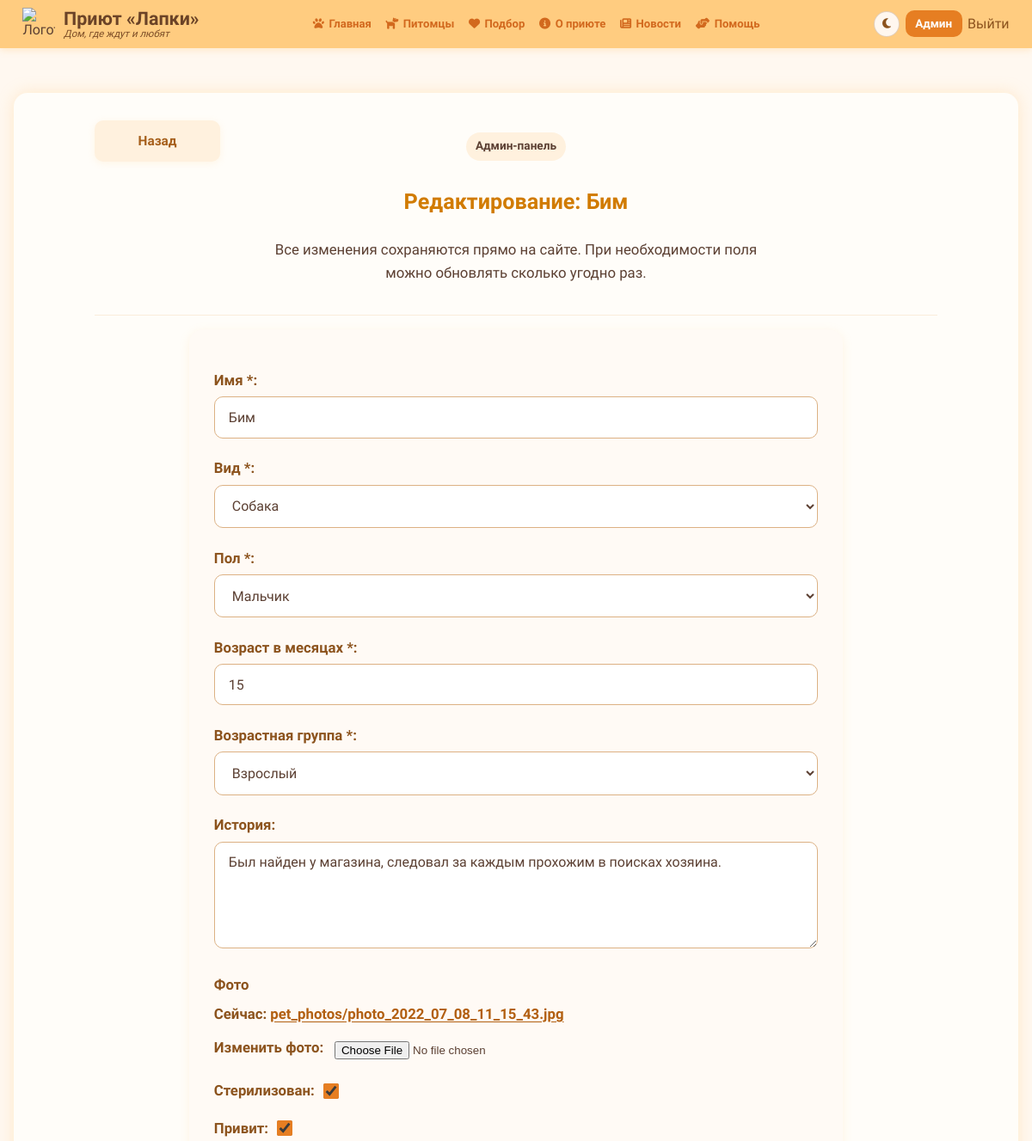
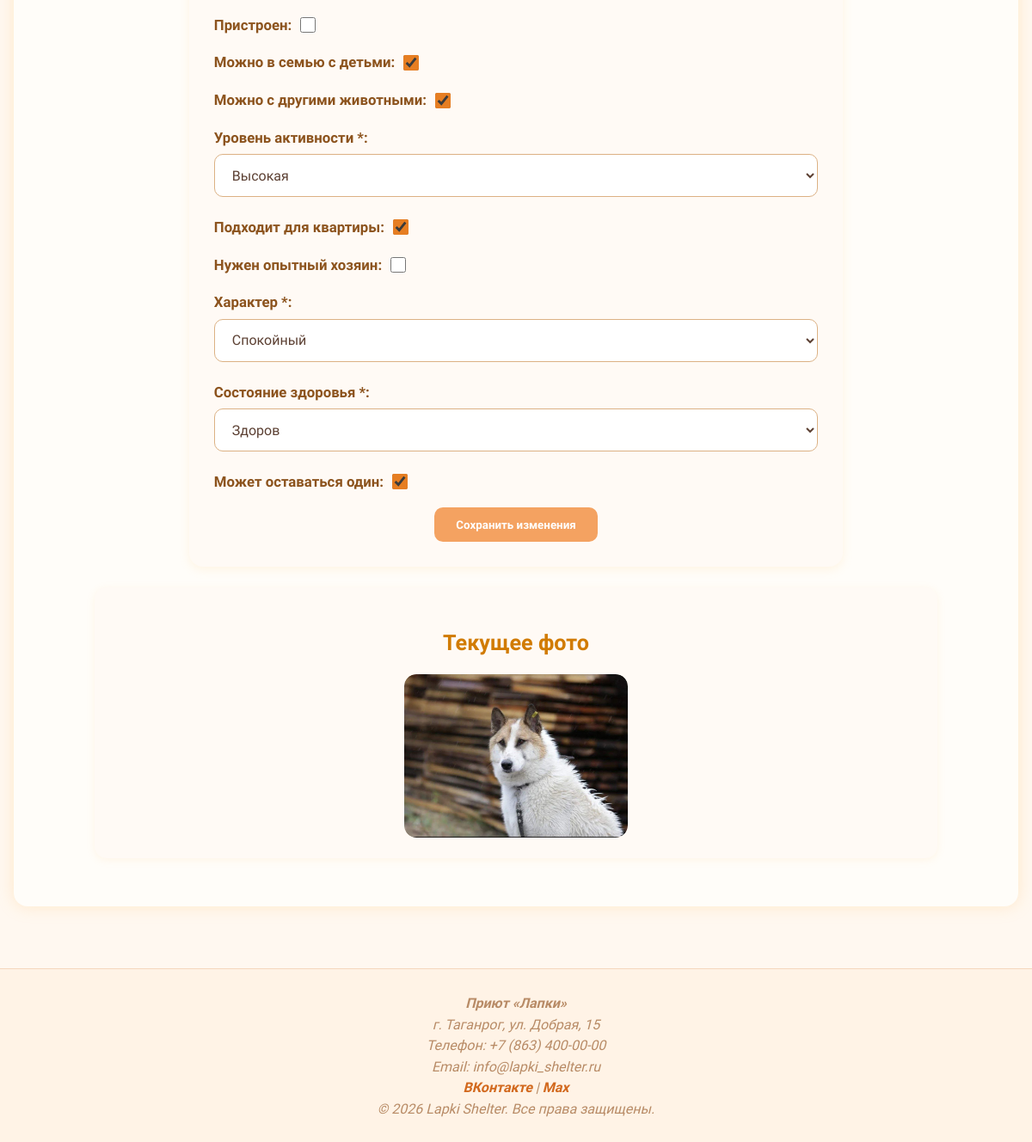
Screenshot of /dashboard/admin/pets/3/edit/ (signed in) with the database file from the repository (2 pictures, top to bottom).
### shelter/models.py (models this page shows, shortened)
class Pet(models.Model):
    TYPE_CHOICES = [
        ('cat', 'Кошка'),
        ('dog', 'Собака'),
    ]
    GENDER_CHOICES = [
        ('male', 'Мальчик'),
        ('female', 'Девочка'),
    ]
    ACTIVITY_CHOICES = [
        ('low', 'Низкая'),
        ('medium', 'Средняя'),
        ('high', 'Высокая'),
    ]
    AGE_GROUP_CHOICES = [
        ('young', 'Молодой'),
        ('adult', 'Взрослый'),
    ]
    TEMPERAMENT_CHOICES = [
        ('calm', 'Спокойный'),
        ('active', 'Активный'),
        ('friendly', 'Дружелюбный'),
        ('careful', 'Осторожный'),
    ]
    HEALTH_STATUS_CHOICES = [
        ('healthy', 'Здоров'),
        ('care_needed', 'Нужен особый уход'),
    ]
    name = models.CharField('Имя', max_length=100)
    type = models.CharField('Вид', max_length=10, choices=TYPE_CHOICES)
    gender = models.CharField('Пол', max_length=6, choices=GENDER_CHOICES)
    age_months = models.PositiveIntegerField('Возраст в месяцах', default=0)
    description = models.TextField('История', blank=True)
    image = models.ImageField('Фото', upload_to='pet_photos/', blank=True, null=True)
    sterilized = models.BooleanField('Стерилизован', default=False)
    vaccinated = models.BooleanField('Привит', default=False)
    adopted = models.BooleanField('Пристроен', default=False)
    can_live_with_children = models.BooleanField('Можно в семью с детьми', default=True)
    can_live_with_other_pets = models.BooleanField('Можно с другими животными', default=True)
    activity_level = models.CharField('Уровень активности', max_length=20, choices=ACTIVITY_CHOICES, default='medium')
    suitable_for_apartment = models.BooleanField('Подходит для квартиры', default=True)
    requires_experience = models.BooleanField('Требуется опытный хозяин', default=False)
    age_group = models.CharField(
        'Возрастная группа',
        max_length=10,
        choices=AGE_GROUP_CHOICES,
        default='adult',
    )
    temperament = models.CharField(
        'Характер',
        max_length=20,
        choices=TEMPERAMENT_CHOICES,
        default='friendly',
    )
    health_status = models.CharField(
        'Состояние здоровья',
        max_length=20,
        choices=HEALTH_STATUS_CHOICES,
        default='healthy',
    )
    can_stay_alone = models.BooleanField('Может оставаться один', default=True)
    class Meta:
        verbose_name = 'Питомец'
        verbose_name_plural = 'Питомцы'
        ordering = ['name']

### shelter/views.py (the view)
# urls.py: path('dashboard/admin/pets/<int:pk>/edit/', views.admin_pet_edit, name='admin_pet_edit'),
@admin_required
def admin_pet_edit(request, pk):
    pet = get_object_or_404(Pet, pk=pk)
    if request.method == 'POST':
        form = PetAdminForm(request.POST, request.FILES, instance=pet)
        if form.is_valid():
            pet = form.save()
            messages.success(request, f'Карточка питомца «{pet.name}» обновлена.')
            return redirect('admin_pet_list')
    else:
        form = PetAdminForm(instance=pet)
    return render(
        request,
        'shelter/admin_pet_form.html',
        {
            'form': form,
            'page_title': f'Редактирование: {pet.name}',
            'submit_label': 'Сохранить изменения',
            'pet': pet,
        },
    )

### shelter/views.py (called while the page is built)
def get_effective_role(user):
    if not user.is_authenticated:
        return None
    if user.is_superuser or user.is_staff:
        return 'admin'
    profile = ensure_user_profile(user)
    return profile.role if profile else 'user'

def admin_required(view_func):
    @wraps(view_func)
    @login_required
    def wrapper(request, *args, **kwargs):
        if get_effective_role(request.user) != 'admin':
            messages.error(request, 'Эта страница доступна только администратору.')
            return redirect('dashboard')
        return view_func(request, *args, **kwargs)
    return wrapper

### shelter/templates/shelter/admin_pet_form.html (shortened to what this page needs)
{% extends 'shelter/base.html' %}
{% block content %}
<section class="page-section admin-page-section">
    <div class="admin-page-header admin-page-header-balanced">
        <div class="admin-page-header__side admin-page-header__side-left">
            <a href="{% url 'admin_pet_list' %}" class="header-link admin-header-btn">Назад</a>
        </div>
        <div class="admin-page-header__center">
            <p class="admin-badge">Админ-панель</p>
            <h1>{{ page_title }}</h1>
            <p class="results-intro">Все изменения сохраняются прямо на сайте. При необходимости поля можно обновлять сколько угодно раз.</p>
        </div>
    </div>
    <form method="post" enctype="multipart/form-data" class="admin-edit-form">
        {% for field in form %}
            {% if field.name == 'image' %}
                <div class="admin-file-field">
                    <label>{{ field.label }}</label>
                    {% if pet and pet.image %}
                        <div class="admin-current-file">
                            <span>Сейчас:</span>
                            <a href="{{ pet.image.url }}" target="_blank" rel="noopener noreferrer">{{ pet.image.name }}</a>
                        </div>
                    {% endif %}
                    <div class="admin-file-row">
                        <label for="{{ field.id_for_label }}" class="admin-file-label">Изменить фото:</label>
                        <input type="file" name="{{ field.html_name }}" id="{{ field.id_for_label }}" accept="image/*">
                    </div>
                </div>
            {% else %}
                <p>
                    {{ field.label_tag }}
                    {{ field }}
                </p>
            {% endif %}
        {% endfor %}
        <button type="submit" class="btn">{{ submit_label }}</button>
    </form>
    {% if pet and pet.image %}
        <section class="help-block admin-preview-card">
            <h2>Текущее фото</h2>
            <div class="admin-preview-frame">
                <img src="{{ pet.image.url }}" alt="{{ pet.name }}" class="admin-preview-image">
            </div>
        </section>
    {% endif %}
</section>
{% endblock %}

### rows the page displays
Pet: form "Бим" "Собака" "Мальчик" "15" "Взрослый" "Был найден у магазина, следовал за каждым прохожим в поисках хозяина." "☑" "☑" "☑" "☑" "Высокая" "☑" "Спокойный" "Здоров" "☑", image.name "pet_photos/photo_2022_07_08_11_15_43.jpg", image (picture)

### other values shown
{{ page_title }} "Редактирование: Бим"
{{ field.label_tag }} "Имя *:" "Вид *:" "Пол *:" "Возраст в месяцах *:" "Возрастная группа *:" "История:" "Стерилизован:" "Привит:" "Пристроен:" "Можно в семью с детьми:" "Можно с другими животными:" "Уровень активности *:" "Подходит для квартиры:" "Нужен опытный хозяин:" "Характер *:" "Состояние здоровья *:" "Может оставаться один:"
{{ field.label }} "Фото"
{{ submit_label }} "Сохранить изменения"
